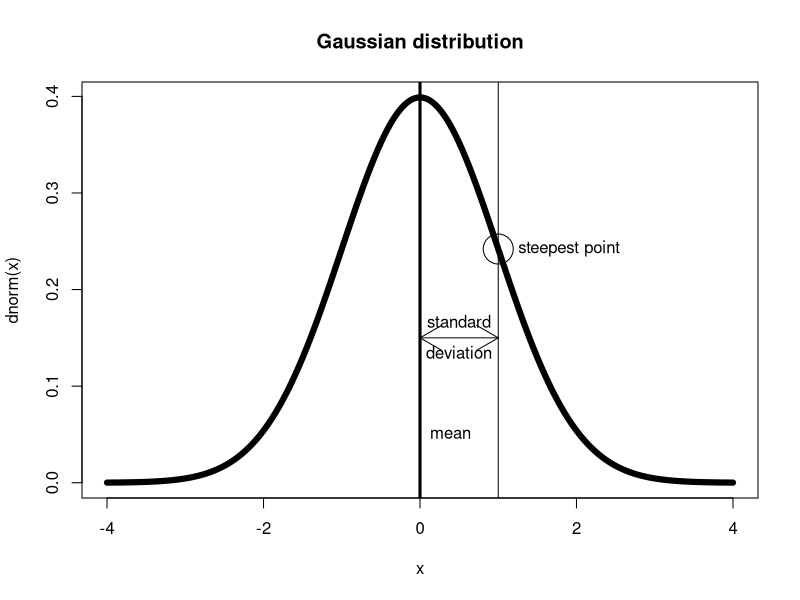
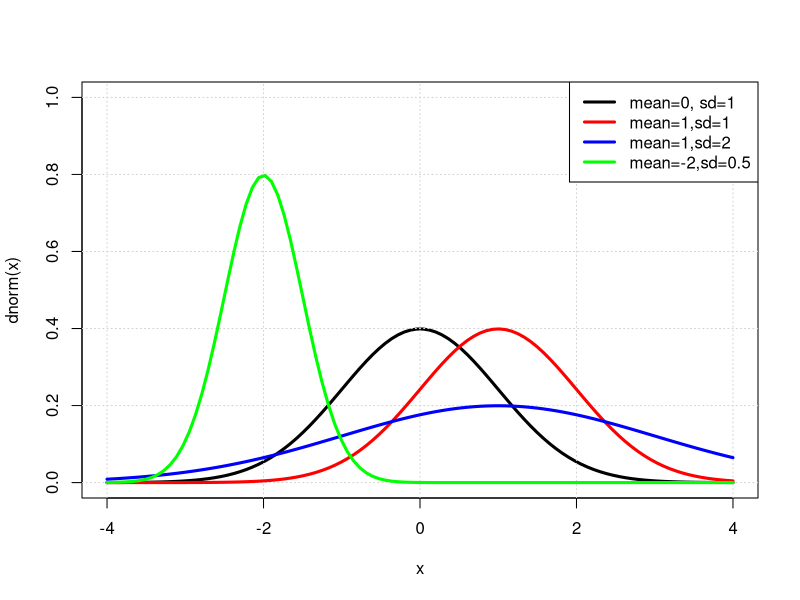
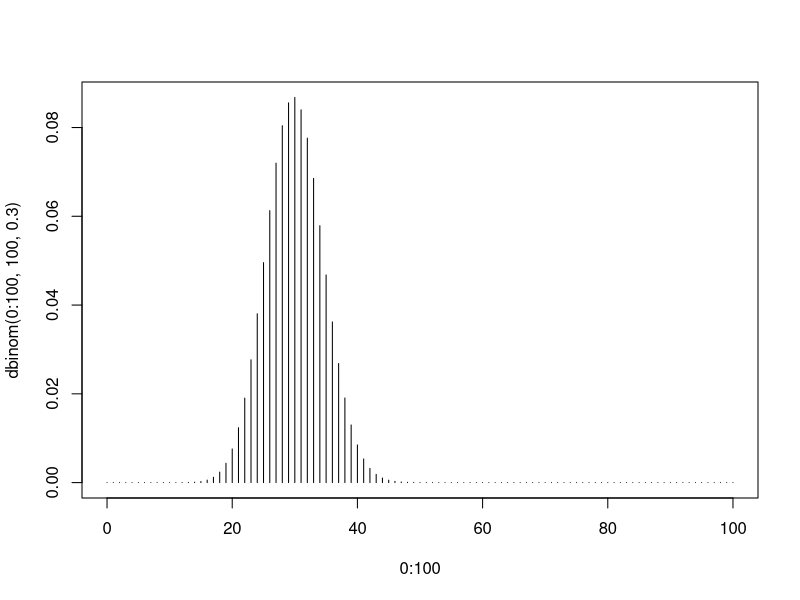
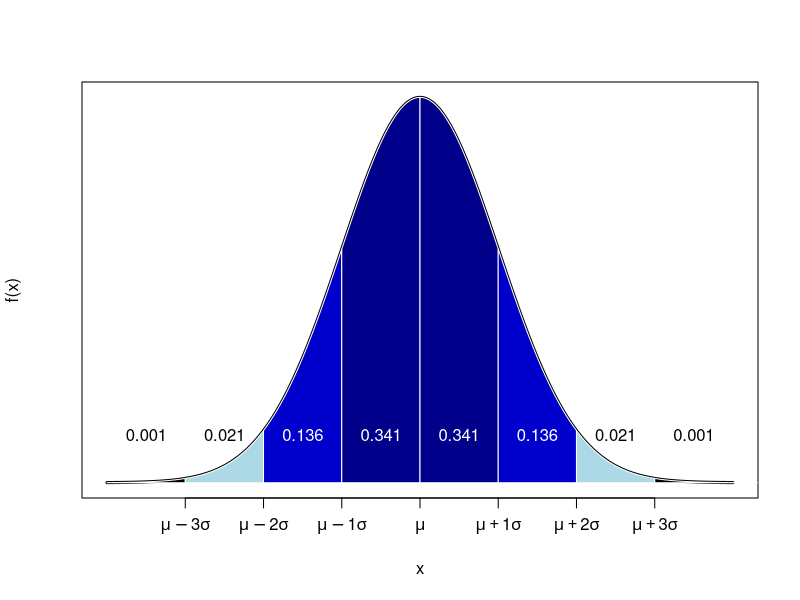
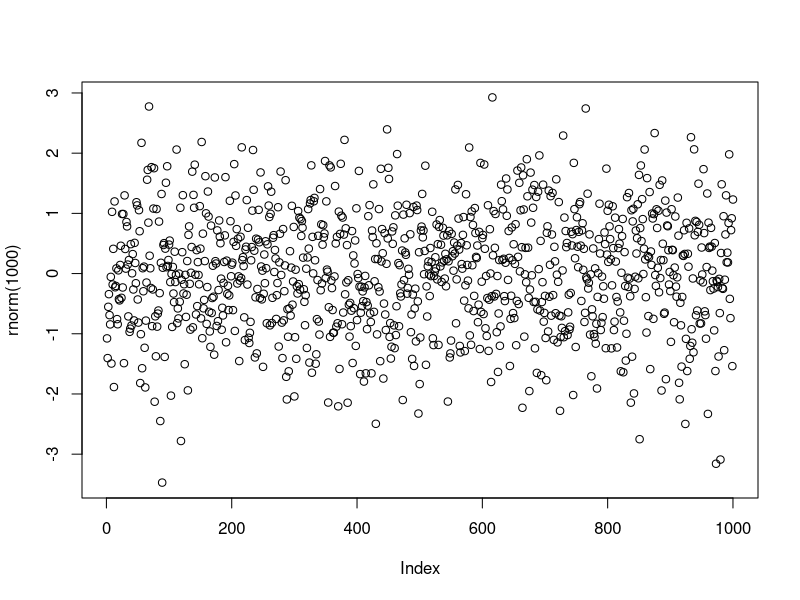
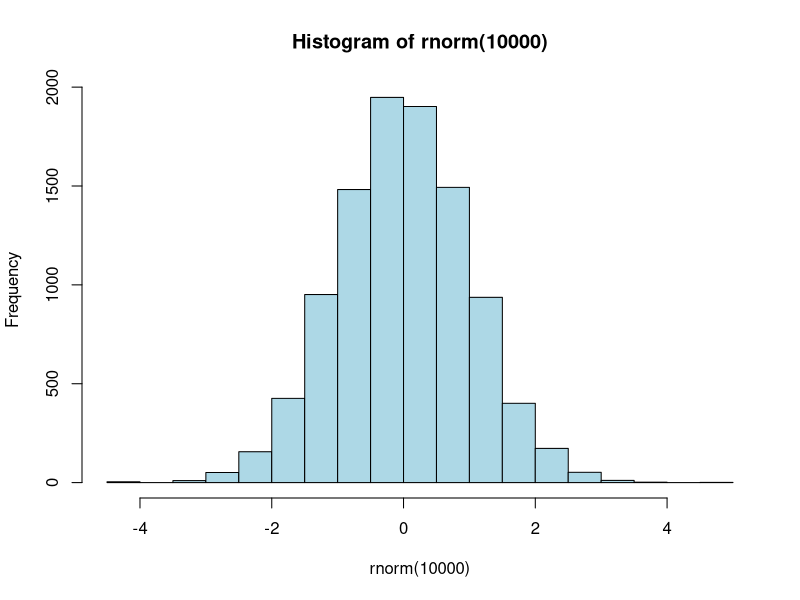
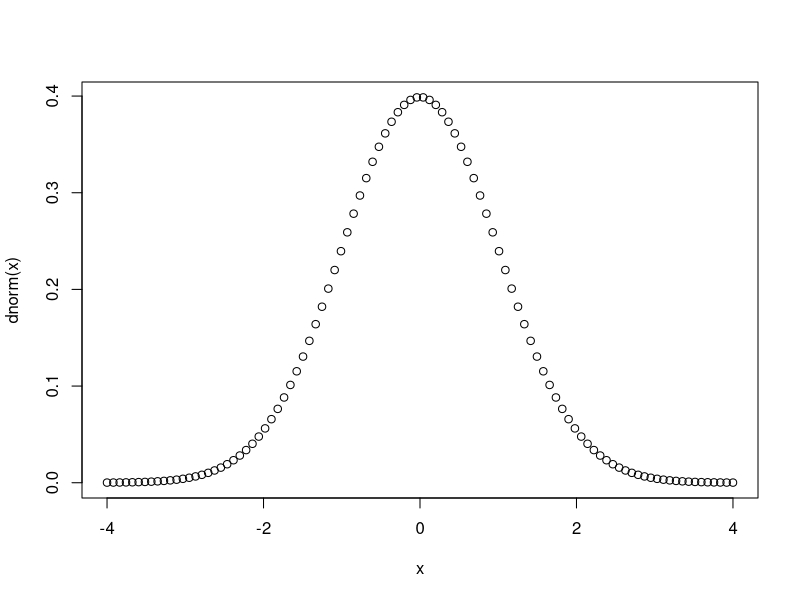

Reproduce these figures in R, in order.
## ---- chunk 1
x <- seq(from=-4,to=4,len=1000)
plot(x,dnorm(x),type="l",lwd=6,main="Gaussian distribution")
abline(v=0,lwd=3)
text(0,0.05,'mean',pos=4)
abline(v=1,lwd=1)
points(1,dnorm(1),cex=4)
text(1,dnorm(1),"  steepest point",pos=4)
arrows(0,0.15,1,0.15,code=3)
text(0.5,0.15,'standard',pos=3)
text(0.5,0.15,'deviation',pos=1)
## ---- chunk 2
x <- seq(from = -4,to=4,len=100)
plot(x,dnorm(x),lwd=3,type='l',col='black',ylim=c(0,1))
grid()
points(x,dnorm(x,mean=1,sd=1),type='l',lwd=3,col='red')
points(x,dnorm(x,mean=1,sd=2),lwd=3,type='l',col='blue')
points(x,dnorm(x,mean=-2,sd=0.5),lwd=3,type='l',col='green')
legend("topright",lwd=3,col=c("black","red","blue","green"),
       legend=c("mean=0, sd=1","mean=1,sd=1","mean=1,sd=2","mean=-2,sd=0.5"))
## ---- chunk 3
plot(0:100,dbinom(0:100,100,0.3),type='h')
## ---- chunk 4
mu  <-  0
sigma <- 1
x = seq(from=-4, to=4, by=0.001)
plot(x, dnorm(x, mu, sigma), type="l", lwd=3, ylab="f(x)", yaxt="n", xaxt="n")
axis(side=1, at=-3:3, labels=c(  expression(mu ~-3*sigma),  expression(mu ~-2 *sigma),  expression(mu~-1 *sigma),  expression(mu),  expression(mu ~+1 *sigma),  expression(mu ~+2 *sigma),  expression(mu ~+3 *sigma) ))
Fx = pnorm(-4:4, mu, sigma)
cols = c("black", "lightblue", "mediumblue", "darkblue","darkblue", "mediumblue",  "lightblue","black")
colText = c("black", "black", "white", "white", "white", "white", "black", "black")

for(i in -4:4){
  j <- i+1
  k <- 5
  ijvals <- seq(i, j, 0.001)
  polygon(x=c(i,ijvals , j), y= c(0, dnorm(ijvals, 0, 1), 0), col=cols[i+k], border="white")
  text((i+0.5), 0.05, labels=round(diff(Fx)[i+k],digits=3), col=colText[i+k])
}
## ---- chunk 5
rnorm(10)    # standard Normal
## ---- chunk 6
rnorm(20,mean=10,sd=0.03)
## ---- chunk 7
plot(rnorm(1000))
## ---- chunk 8
hist(rnorm(10000), col='lightblue')
## ---- chunk 9
dnorm(0)
dnorm(1)
dnorm(3)
dnorm(-3)
## ---- chunk 10
x <- seq(from=-4,to=4,len=100)
plot(x,dnorm(x))
